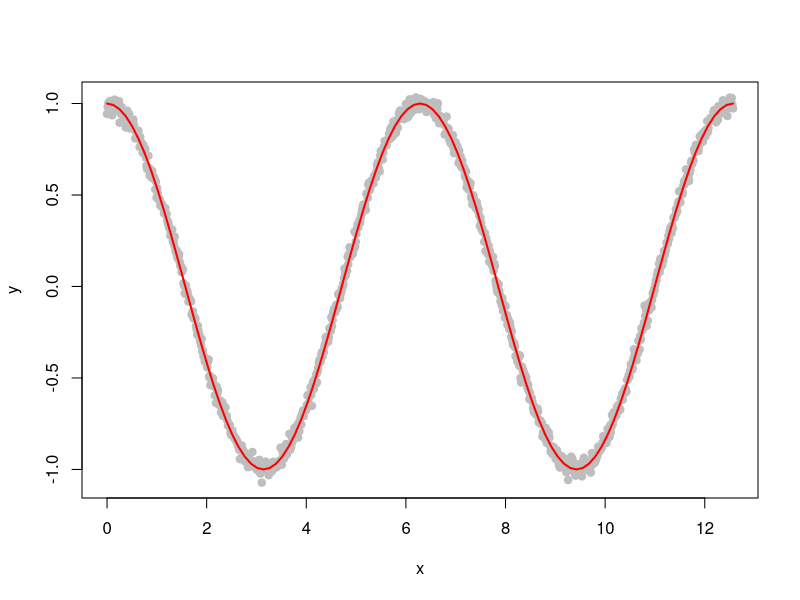
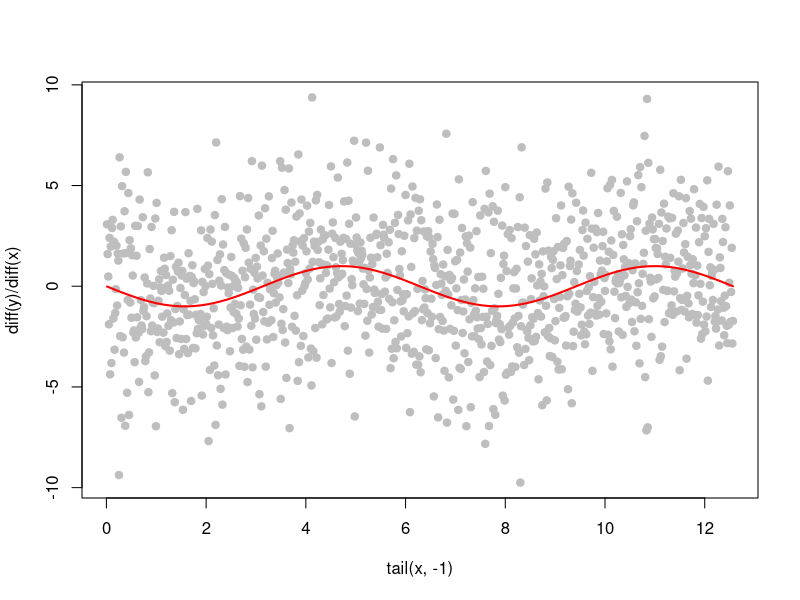
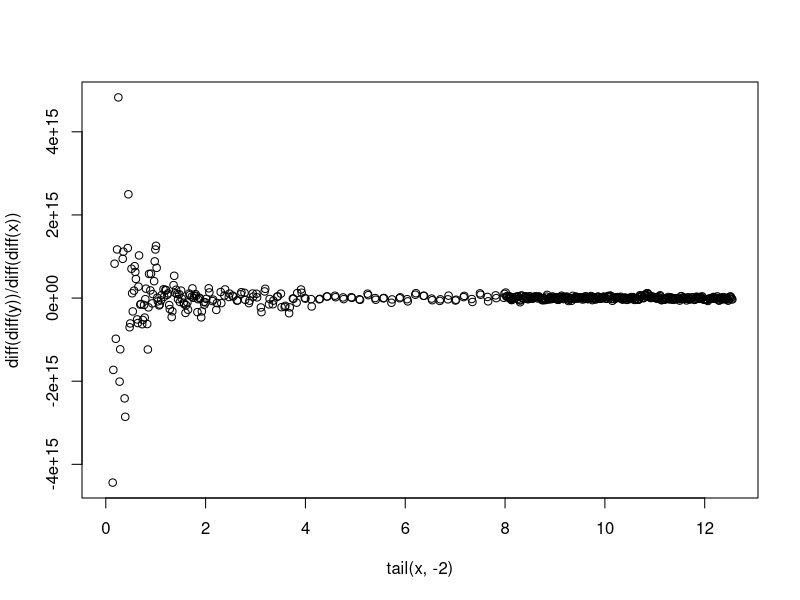

Generate these figures, in order, with R:
## ---- chunk 1
x = seq(0,4*pi, length=1000)

# Slightly noisy cosine curve
sigma = 0.025
y = cos(x) + rnorm(1000, 0, sigma)

# Function is easy to see despite the noise
plot(x, y, pch=19, col='grey')
curve(cos(x), add=TRUE, col='red', lwd=2)

# First differences are super noisy despite small sigma
plot(tail(x,-1), diff(y)/diff(x), pch=19, col='grey')
curve(-sin(x), add=TRUE, col='red', lwd=2)  # true first derivative

# Second differences? Yikes!
plot(tail(x,-2), diff(diff(y))/diff(diff(x)))
